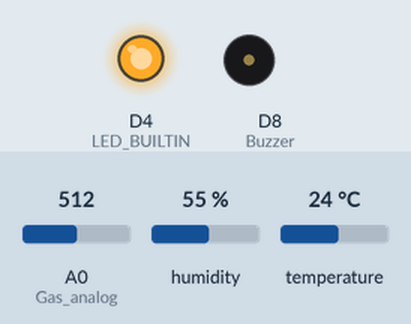
A sketch run on a simulated ESP8266 (NodeMCU). Parts: output pins drawn as LEDs (lit = HIGH, except the on-board LED, lit = LOW), buzzer (waves = sounding, pin HIGH). The test bench sets the inputs (shaded band); at power-on: A0 (Gas_analog) = 512, humidity 55 %, temperature 24 °C. WiFi joins after 1.5 s; servers stay silent unless stated; uploads are accepted with an empty reply; what the sketch prints to the serial monitor is not drawn.

Above: at 8.3 s.
At 14.1 s:
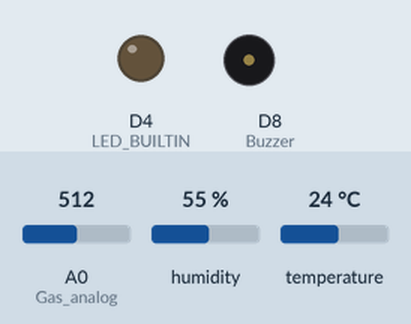
At 24.2 s:
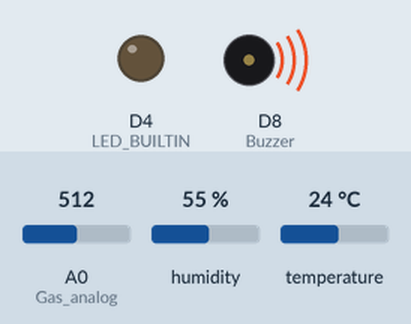
At 44.9 s:
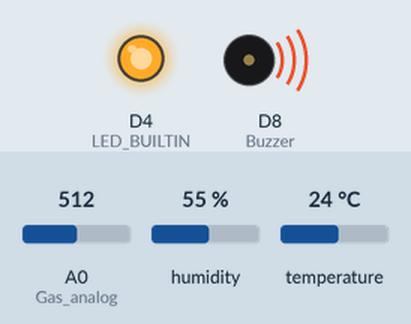
Timing chart, 0 to 45.9 s (numbered marks = the images above):
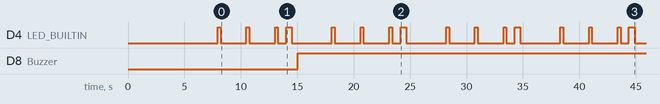

Measured:
- by itself, D4 (LED_BUILTIN): repeats every 10.1 s: 2 × (LOW 2.3 s, HIGH 0.25 s), LOW 0.75 s, HIGH 0.50 s, LOW 3.5 s, HIGH 0.25 s
- by itself, D8 (Buzzer): LOW → HIGH at 15.0 s

The sketch:

C_digo_Final.ino
```cpp
#include <ESP8266WiFi.h>
#include <ESP8266HTTPClient.h>
#include "DHT.h"
#include <SPI.h>
#include <math.h>
#define DHTTYPE DHT11
#define dht_dpin D1
#define LED_BUILTIN 2

//Helix IP Address
const char* orionAddressPath = "143.107.145.14:1026/v2";

//Device ID (example: urn:ngsi-ld:entity:001)
const char* deviceID = "urn:ngsi-ld:143.107.145.14:015";

//Wi-Fi Credentials
const char* ssid = "AndroidAP";
const char* password = "rgss3827";

//global variables
int medianGas;
float totalGas;
int gassensorAnalog;
int medianTemperature;
float totalTemperature;
int medianHumidity;
float totalHumidity;
int Buzzer = D8;
int Gas_analog = A0;
int leitura_sensor = 300;


WiFiClient espClient;
HTTPClient http;
DHT dht(dht_dpin, DHTTYPE);


void setup() {
  //setup
  pinMode(LED_BUILTIN, OUTPUT);
  Serial.begin(9600);
  pinMode(Buzzer, OUTPUT);
  pinMode(Gas_analog, INPUT);


  //start sensor DHT11
  dht.begin();


  //Wi-Fi access
  WiFi.begin(ssid, password);

  while (WiFi.status() != WL_CONNECTED) {
    delay(500);
    Serial.println("Connecting to WiFi..");
  }

  Serial.println("Connected WiFi network!");
  delay(2000);

  Serial.println("Creating " + String(deviceID) + " entitie...");
  delay(2000);
  //creating the device in the Helix Sandbox (plug&play)
  orionCreateEntitie(deviceID);

}

void loop(){

//reset variables
  medianGas=0;
  totalGas=0;
  gassensorAnalog=0;
  medianTemperature=0;
  totalTemperature=0;
  medianHumidity=0;
  totalHumidity=0;


//looping for calculating average temperature and humidity
  for(int i = 0; i < 3; i ++){
    totalHumidity  += dht.readHumidity();
    totalTemperature += dht.readTemperature();
    totalGas += analogRead(Gas_analog);
    Serial.println("COUNT[" + String(i+1) + "] - Total Humidity: " + String(totalHumidity) + " Total Temperature: " + String(totalTemperature)+ " Total Gas: " + String(totalGas));
    delay(2000); //delay 5 seg
    digitalWrite(LED_BUILTIN, HIGH);   // turn the LED on (HIGH is the voltage level)
    delay(250);
    digitalWrite(LED_BUILTIN, LOW);    // turn the LED off by making the voltage LOW
    delay(250);
  };

//calculation of average values
  medianHumidity = totalHumidity/3;
  medianTemperature = totalTemperature/3;
  medianGas = totalGas/3;

  Serial.println("Median after 3 reads is Humidity: " + String(medianHumidity) + " Temperature: " + String(medianTemperature)+ " Gas: " + String(medianGas));

  char msgHumidity[10];
  char msgTemperature[10];
  char msgGas[10];
  sprintf(msgHumidity,"%d",medianHumidity);
  sprintf(msgTemperature,"%d",medianTemperature);
   sprintf(msgGas,"%d",medianGas);

  //update
  Serial.println("Updating data in orion...");
  orionUpdate(deviceID, msgGas, msgTemperature, msgHumidity);

  //indicação luminosa do envio
  digitalWrite(LED_BUILTIN, HIGH);   // turn the LED on (HIGH is the voltage level)
  delay(500);
  digitalWrite(LED_BUILTIN, LOW);    // turn the LED off by making the voltage LOW
  delay(500);
  Serial.println("Finished updating data in orion...");

  int gassensorAnalog = analogRead(Gas_analog);  //VARIÁVEL RECEBE O VALOR LIDO NO PINO ANALÓGICO

  if (medianGas > 300) {
     digitalWrite (Buzzer, HIGH) ; //send tone
     delay(10);
  }
  else {
    digitalWrite (Buzzer, LOW) ;  //no tone
  }
  delay(1000); //INTERVALO DE 100 MILISSEGUNDOS
}

//plug&play
void orionCreateEntitie(String entitieName) {

    String bodyRequest = "{\"id\": \"" + entitieName + "\", \"type\": \"sensor\", \"gas\": { \"value\": \"0\", \"type\": \"integer\"},\"temperature\": { \"value\": \"0\", \"type\": \"integer\"}, \"humidity\": { \"value\": \"0\", \"type\": \"integer\"}}";
    httpRequest("/entities", bodyRequest);
}

//update
void orionUpdate(String entitieID, String gas, String temperature, String humidity){

    String bodyRequest = "{\"gas\": { \"value\": \""+ gas + "\", \"type\": \"float\"}, \"temperature\": { \"value\": \""+ temperature +"\", \"type\": \"float\"}, \"humidity\": { \"value\": \""+ humidity +"\", \"type\": \"float\"}}";
    String pathRequest = "/entities/" + entitieID + "/attrs?options=forcedUpdate";
    httpRequest(pathRequest, bodyRequest);
}

//request
void httpRequest(String path, String data)
{
  String payload = makeRequest(path, data);

  if (!payload) {
    return;
  }

  Serial.println("##[RESULT]## ==> " + payload);

}

//request
String makeRequest(String path, String bodyRequest)
{
  String fullAddress = "http://" + String(orionAddressPath) + path;
  http.begin(fullAddress);
  Serial.println("Orion URI request: " + fullAddress);

  http.addHeader("Content-Type", "application/json");
  http.addHeader("Accept", "application/json");
  http.addHeader("fiware-service", "helixiot");
  http.addHeader("fiware-servicepath", "/");

Serial.println(bodyRequest);
  int httpCode = http.POST(bodyRequest);

  String response =  http.getString();

  Serial.println("HTTP CODE");
  Serial.println(httpCode);

  if (httpCode < 0) {
    Serial.println("request error - " + httpCode);
    return "";
  }

  if (httpCode != HTTP_CODE_OK) {
    return "";
  }

  http.end();

  return response;
}
```
